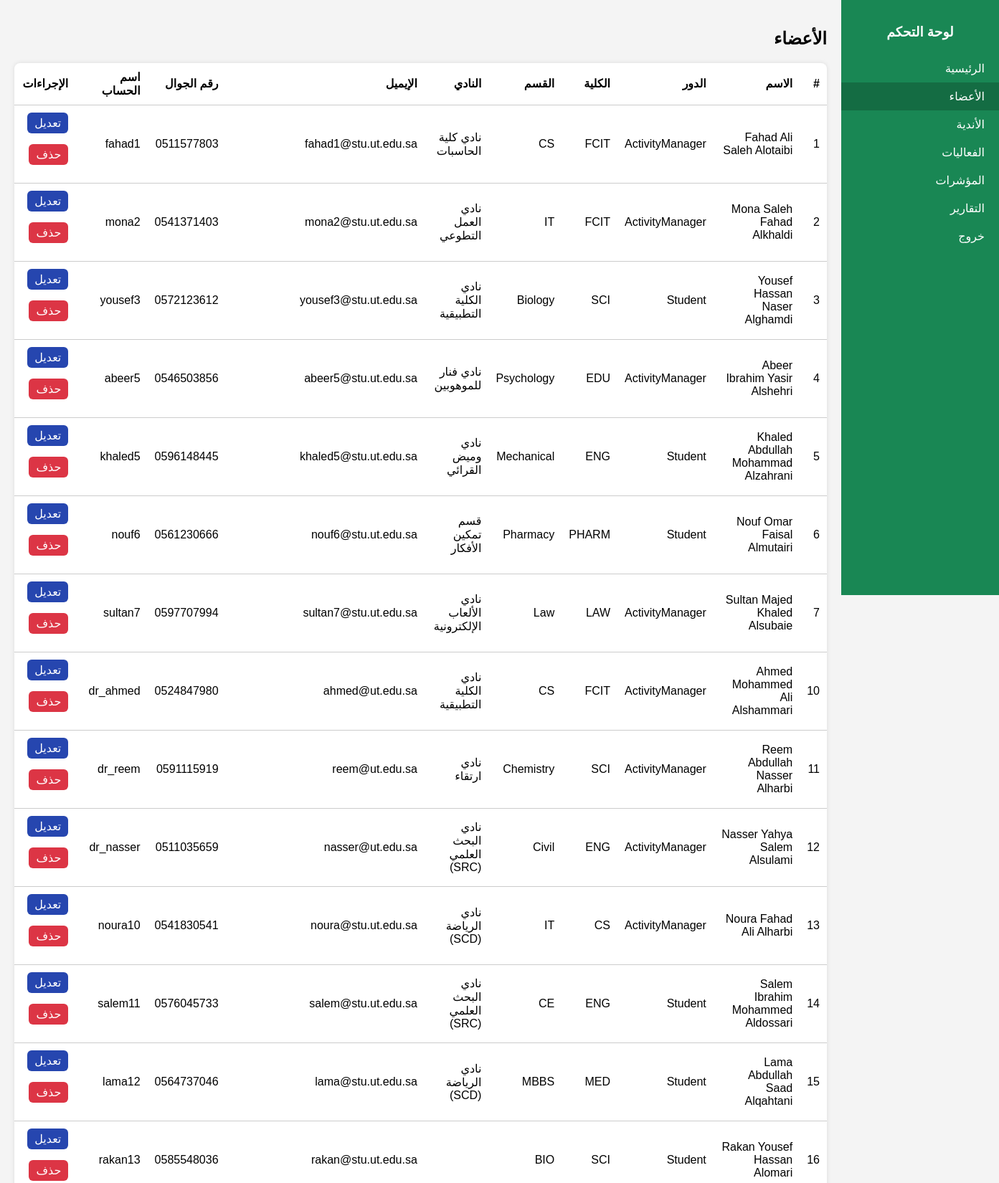
/admin/members.php (upper part), run on the app's committed database.
### tables this page shows
CREATE TABLE `members` (
  `member_id` int(11) NOT NULL,
  `first_name` varchar(100) NOT NULL,
  `middle_name` varchar(100) NOT NULL,
  `third_name` varchar(100) NOT NULL,
  `last_name` varchar(100) NOT NULL,
  `member_role` enum('Student','ActivityManager') DEFAULT 'Student',
  `faculty` varchar(10) DEFAULT NULL,
  `department` varchar(10) DEFAULT NULL,
  `phone_number` varchar(20) DEFAULT NULL,
  `email` varchar(100) DEFAULT NULL,
  `club_id` int(11) DEFAULT NULL,
  `account_name` varchar(50) NOT NULL,
  `pwd_hash` varchar(255) NOT NULL,
  `registration_date` datetime DEFAULT current_timestamp()
);

CREATE TABLE `clubs` (
  `club_id` int(11) NOT NULL,
  `club_name` varchar(100) NOT NULL,
  `initial_date` date DEFAULT NULL,
  `club_manager_id` int(11) DEFAULT NULL,
  `note` varchar(255) DEFAULT NULL
);

### admin/members.php (the view, shortened to what this page needs)
<?php
include '../database/db.php';
?>
<!DOCTYPE html>
<html lang="ar" dir="rtl">
<head>
  <link rel="stylesheet" href="../css/style.css">
</head>
<body>
  <div class="sidebar">
    <h3 class="sidebar-title">لوحة التحكم</h3>
    <a href="dashboard.php">الرئيسية</a>
    <a class="active" href="members.php">الأعضاء</a>
    <a href="clubs.php">الأندية</a>
    <a href="activities.php">الفعاليات</a>
    <a href="kpis.php">المؤشرات</a>
    <a href="reports.php">التقارير</a>
    <a href="logout.php" onclick="return confirm('هل أنت متأكد؟');">خروج</a>
  </div>
  <div class="main-content">
    <h2>الأعضاء</h2>
    <table>
      <thead>
        <tr>
          <th>#</th>
          <th>الاسم</th>
          <th>الدور</th>
          <th>الكلية</th>
          <th>القسم</th>
          <th>النادي</th>
          <th>الإيميل</th>
          <th>رقم الجوال</th>
          <th>اسم الحساب</th>
          <th>الإجراءات</th>
        </tr>
      </thead>
      <tbody>
        <?php
        $query = "SELECT m.*, c.club_name
                  FROM Members m
                  LEFT JOIN Clubs c ON m.club_id = c.club_id";
        foreach ($pdo->query($query) as $row):
          ?>
          <tr>
            <td><?= htmlspecialchars($row['member_id']) ?></td>
            <td>
              <?= htmlspecialchars("{$row['first_name']} {$row['middle_name']} {$row['third_name']} {$row['last_name']}") ?>
            </td>
            <td><?= htmlspecialchars($row['member_role']) ?></td>
            <td><?= htmlspecialchars($row['faculty']) ?></td>
            <td><?= htmlspecialchars($row['department']) ?></td>
            <td><?= htmlspecialchars($row['club_name']) ?></td>
            <td><?= htmlspecialchars($row['email']) ?></td>
            <td><?= htmlspecialchars($row['phone_number']) ?></td>
            <td><?= htmlspecialchars($row['account_name']) ?></td>
            <td>
              <a class="btn edit" href="members.php?edit=<?= $row['member_id'] ?>">تعديل</a>
              <a class="btn danger" href="members.php?delete=<?= $row['member_id'] ?>"
                onclick="return confirm('سيتم حذف العضو نهائيا ! أنت متأكد من الحذف؟')">حذف</a>
            </td>
          </tr>
        <?php endforeach; ?>
      </tbody>
    </table>
  </div>
</body>
</html>

### css/style.css (style rules this page uses)
body { font-family: 'Cairo', sans-serif; margin: 0; background: #f4f4f4; direction: rtl; display: flex; }
.sidebar { width: 220px; background: #198754; min-height: 100vh; position: fixed; right: 0; top: 0; padding: 15px 0; color: white; }
.sidebar-title { text-align: center; margin-bottom: 20px; }
.sidebar a { display: block; padding: 10px 20px; color: white; text-decoration: none; transition: background 0.3s; }
.sidebar a:hover, .sidebar a.active { background: #146c43; }
.main-content { margin-right: 220px; padding: 20px; flex: 1; }
.activity-table, table { width: 100%; background: white; border-radius: 8px; padding: 15px; margin-top: 15px; box-shadow: 0 0 6px rgba(0,0,0,0.1); border-collapse: collapse; }
table th, table td { padding: 10px; border-bottom: 1px solid #ccc; text-align: right; }
.btn { display: inline-block; background: #198754; color: white; padding: 5px 10px; text-decoration: none; border-radius: 6px; margin-bottom: 15px; text-align: center; border: none; cursor: pointer; }
.btn.danger { background: #dc3545; }
.btn.edit { background: #2646af; }

### data on the page
members: member_id "1", first_name+middle_name+third_name "Fahad Ali Saleh Alotaibi", member_role "ActivityManager", faculty "FCIT", department "CS", club.club_name "نادي كلية الحاسبات", email "fahad1@stu.ut.edu.sa", phone_number "0511577803", account_name "fahad1"
members: member_id "2", first_name+middle_name+third_name "Mona Saleh Fahad Alkhaldi", member_role "ActivityManager", faculty "FCIT", department "IT", club.club_name "نادي العمل التطوعي", email "mona2@stu.ut.edu.sa", phone_number "0541371403", account_name "mona2"
members: member_id "3", first_name+middle_name+third_name "Yousef Hassan Naser Alghamdi", member_role "Student", faculty "SCI", department "Biology", club.club_name "نادي الكلية التطبيقية", email "yousef3@stu.ut.edu.sa", phone_number "0572123612", account_name "yousef3"
members: member_id "4", first_name+middle_name+third_name "Abeer Ibrahim Yasir Alshehri", member_role "ActivityManager", faculty "EDU", department "Psychology", club.club_name "نادي فنار للموهوبين", email "abeer5@stu.ut.edu.sa", phone_number "0546503856", account_name "abeer5"
members: member_id "5", first_name+middle_name+third_name "Khaled Abdullah Mohammad Alzahrani", member_role "Student", faculty "ENG", department "Mechanical", club.club_name "نادي وميض القرائي", email "khaled5@stu.ut.edu.sa", phone_number "0596148445", account_name "khaled5"
members: member_id "6", first_name+middle_name+third_name "Nouf Omar Faisal Almutairi", member_role "Student", faculty "PHARM", department "Pharmacy", club.club_name "قسم تمكين الأفكار", email "nouf6@stu.ut.edu.sa", phone_number "0561230666", account_name "nouf6"
members: member_id "7", first_name+middle_name+third_name "Sultan Majed Khaled Alsubaie", member_role "ActivityManager", faculty "LAW", department "Law", club.club_name "نادي الألعاب الإلكترونية", email "sultan7@stu.ut.edu.sa", phone_number "0597707994", account_name "sultan7"
members: member_id "10", first_name+middle_name+third_name "Ahmed Mohammed Ali Alshammari", member_role "ActivityManager", faculty "FCIT", department "CS", club.club_name "نادي الكلية التطبيقية", email "ahmed@ut.edu.sa", phone_number "0524847980", account_name "dr_ahmed"
members: member_id "11", first_name+middle_name+third_name "Reem Abdullah Nasser Alharbi", member_role "ActivityManager", faculty "SCI", department "Chemistry", club.club_name "نادي ارتقاء", email "reem@ut.edu.sa", phone_number "0591115919", account_name "dr_reem"
members: member_id "12", first_name+middle_name+third_name "Nasser Yahya Salem Alsulami", member_role "ActivityManager", faculty "ENG", department "Civil", club.club_name "نادي البحث العلمي (SRC)", email "nasser@ut.edu.sa", phone_number "0511035659", account_name "dr_nasser"
members: member_id "13", first_name+middle_name+third_name "Noura Fahad Ali Alharbi", member_role "ActivityManager", faculty "CS", department "IT", club.club_name "نادي الرياضة (SCD)", email "noura@stu.ut.edu.sa", phone_number "0541830541", account_name "noura10"
members: member_id "14", first_name+middle_name+third_name "Salem Ibrahim Mohammed Aldossari", member_role "Student", faculty "ENG", department "CE", club.club_name "نادي البحث العلمي (SRC)", email "salem@stu.ut.edu.sa", phone_number "0576045733", account_name "salem11"
members: member_id "15", first_name+middle_name+third_name "Lama Abdullah Saad Alqahtani", member_role "Student", faculty "MED", department "MBBS", club.club_name "نادي الرياضة (SCD)", email "lama@stu.ut.edu.sa", phone_number "0564737046", account_name "lama12"
members: member_id "16", first_name+middle_name+third_name "Rakan Yousef Hassan Alomari", member_role "Student", faculty "SCI", department "BIO", email "rakan@stu.ut.edu.sa", phone_number "0585548036", account_name "rakan13"
